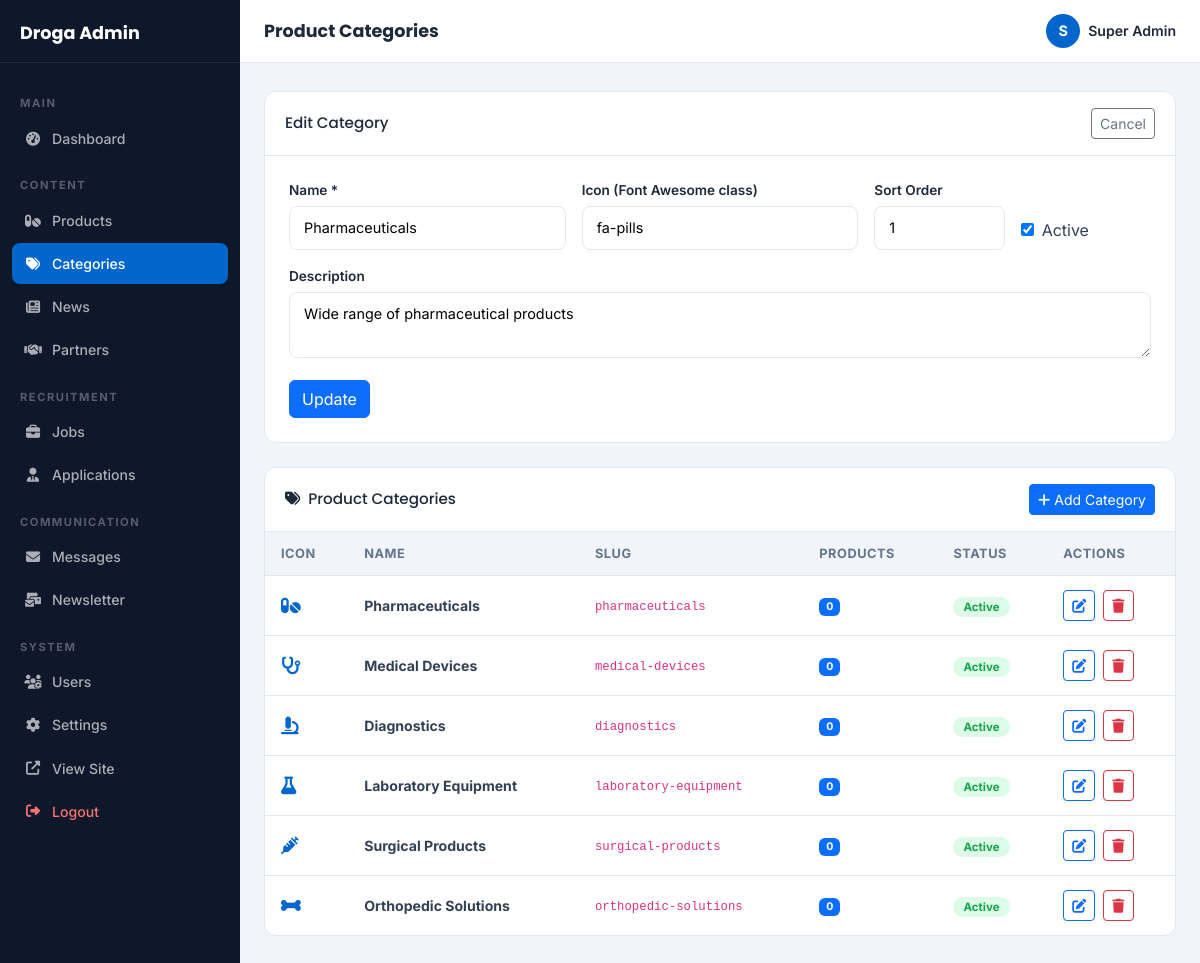
The app's page /admin/categories.php?action=edit&id=1 (signed in) with its own data.
### tables this page shows
CREATE TABLE IF NOT EXISTS product_categories (
    id INT AUTO_INCREMENT PRIMARY KEY,
    name VARCHAR(100) NOT NULL,
    slug VARCHAR(120) UNIQUE NOT NULL,
    description TEXT,
    icon VARCHAR(100),
    image VARCHAR(255),
    sort_order INT DEFAULT 0,
    is_active TINYINT(1) DEFAULT 1,
    created_at TIMESTAMP DEFAULT CURRENT_TIMESTAMP
);

### admin/categories.php (the view, shortened to what this page needs)
<?php
$db = getDB();
$action = $_GET['action'] ?? '';
$id     = (int)($_GET['id'] ?? 0);
$edit = null;
if ($action === 'edit' && $id) {
    $r = $db->query("SELECT * FROM product_categories WHERE id=$id");
    $edit = $r ? $r->fetch_assoc() : null;
}
$cats = $db->query("SELECT c.*,(SELECT COUNT(*) FROM products WHERE category_id=c.id) as prod_count FROM product_categories c ORDER BY c.sort_order,c.name")->fetch_all(MYSQLI_ASSOC);
require_once 'includes/admin_header.php';
?>
<?php if ($edit || $action==='add'): ?>
<div class="admin-card mb-4">
  <div class="admin-card-header">
    <h5><?= $edit ? 'Edit Category' : 'Add Category' ?></h5>
    <a href="categories.php" class="btn btn-sm btn-outline-secondary">Cancel</a>
  </div>
  <div class="admin-card-body p-4">
    <form method="POST">
      <div class="row g-3">
        <div class="col-md-4"><label class="form-label-admin">Name *</label><input type="text" name="name" class="form-control-admin" value="<?= htmlspecialchars($edit['name']??'') ?>" required></div>
        <div class="col-md-4"><label class="form-label-admin">Icon (Font Awesome class)</label><input type="text" name="icon" class="form-control-admin" value="<?= htmlspecialchars($edit['icon']??'') ?>" placeholder="fa-pills"></div>
        <div class="col-md-2"><label class="form-label-admin">Sort Order</label><input type="number" name="sort_order" class="form-control-admin" value="<?= $edit['sort_order']??0 ?>"></div>
        <div class="col-md-2 d-flex align-items-end pb-2"><label class="d-flex align-items-center gap-2"><input type="checkbox" name="is_active" <?= ($edit['is_active']??1)?'checked':'' ?>> Active</label></div>
        <div class="col-12"><label class="form-label-admin">Description</label><textarea name="description" class="form-control-admin" rows="2"><?= htmlspecialchars($edit['description']??'') ?></textarea></div>
        <div class="col-12"><button type="submit" class="btn btn-primary"><?= $edit?'Update':'Add Category' ?></button></div>
      </div>
    </form>
  </div>
</div>
<?php endif; ?>
<div class="admin-card">
  <div class="admin-card-header">
    <h5><i class="fas fa-tags me-2"></i>Product Categories</h5>
    <a href="categories.php?action=add" class="btn btn-sm btn-primary"><i class="fas fa-plus me-1"></i>Add Category</a>
  </div>
  <div class="table-responsive">
    <table class="admin-table">
      <thead><tr><th>Icon</th><th>Name</th><th>Slug</th><th>Products</th><th>Status</th><th>Actions</th></tr></thead>
      <tbody>
        <?php foreach($cats as $c): ?>
        <tr>
          <td><i class="fas <?= htmlspecialchars($c['icon']??'fa-tag') ?> fa-lg" style="color:#0066CC"></i></td>
          <td><strong><?= htmlspecialchars($c['name']) ?></strong></td>
          <td><code><?= htmlspecialchars($c['slug']) ?></code></td>
          <td><span class="badge bg-primary"><?= $c['prod_count'] ?></span></td>
          <td><span class="status-badge <?= $c['is_active']?'status-new':'status-rejected' ?>"><?= $c['is_active']?'Active':'Inactive' ?></span></td>
          <td>
            <a href="categories.php?action=edit&id=<?= $c['id'] ?>" class="btn btn-sm btn-outline-primary me-1"><i class="fas fa-edit"></i></a>
            <button onclick="confirmDelete('categories.php?action=delete&id=<?= $c['id'] ?>','Delete category? Products will be uncategorized.')" class="btn btn-sm btn-outline-danger"><i class="fas fa-trash"></i></button>
          </td>
        </tr>
        <?php endforeach; ?>
      </tbody>
    </table>
  </div>
</div>
<?php require_once 'includes/admin_footer.php'; ?>

### assets/css/admin.css (style rules this page uses)
:root { --primary: #0066CC; --primary-dark: #0052a3; --bg: #F1F5F9; --white: #fff; --dark: #1E293B; --text: #334155; --muted: #64748B; --border: #E2E8F0; --sidebar-w: 240px; --font-body: 'Inter', sans-serif; --font-heading: 'Poppins', sans-serif; }
*, *::before, *::after { box-sizing: border-box; margin: 0; padding: 0; }
body.admin-body { font-family: var(--font-body); background: var(--bg); color: var(--text); display: flex; min-height: 100vh; }
.admin-card { background: var(--white); border-radius: 12px; border: 1px solid var(--border); overflow: hidden; }
.admin-card-header { padding: 16px 20px; border-bottom: 1px solid var(--border); display: flex; align-items: center; justify-content: space-between; }
.admin-card-header h5 { font-family: var(--font-heading); font-size: 0.95rem; color: var(--dark); margin: 0; }
.admin-card-body { padding: 8px 0; }
.status-badge { padding: 3px 10px; border-radius: 50px; font-size: 0.72rem; font-weight: 700; }
.status-new { background: #DCFCE7; color: #16A34A; }
.form-control-admin { width: 100%; padding: 10px 14px; border: 1.5px solid var(--border); border-radius: 8px; font-size: 0.9rem; font-family: var(--font-body); transition: all 0.2s; outline: none; }
.form-label-admin { font-size: 0.85rem; font-weight: 600; color: var(--dark); margin-bottom: 6px; display: block; }
.admin-table { width: 100%; border-collapse: collapse; }
.admin-table th { background: var(--bg); padding: 12px 16px; font-size: 0.8rem; font-weight: 700; color: var(--muted); text-transform: uppercase; letter-spacing: 0.5px; text-align: left; border-bottom: 1px solid var(--border); }
.admin-table td { padding: 14px 16px; font-size: 0.88rem; border-bottom: 1px solid var(--border); vertical-align: middle; }
.admin-table tr:last-child td { border-bottom: none; }

### records on screen
product_categories: name "Pharmaceuticals", icon "fa-pills", sort_order "1", is_active "☑", description "Wide range of pharmaceutical products", slug "pharmaceuticals", prod_count "0", shows "Active"
product_categories: name "Medical Devices", slug "medical-devices", prod_count "0", is_active "Active"
product_categories: name "Diagnostics", slug "diagnostics", prod_count "0", is_active "Active"
product_categories: name "Laboratory Equipment", slug "laboratory-equipment", prod_count "0", is_active "Active"
product_categories: name "Surgical Products", slug "surgical-products", prod_count "0", is_active "Active"
product_categories: name "Orthopedic Solutions", slug "orthopedic-solutions", prod_count "0", is_active "Active"

### other values on screen
$pageTitle "Product Categories"
substr($_SESSION['admin_name']??'A',0,1) "S"
$_SESSION['admin_name'] "Super Admin"
